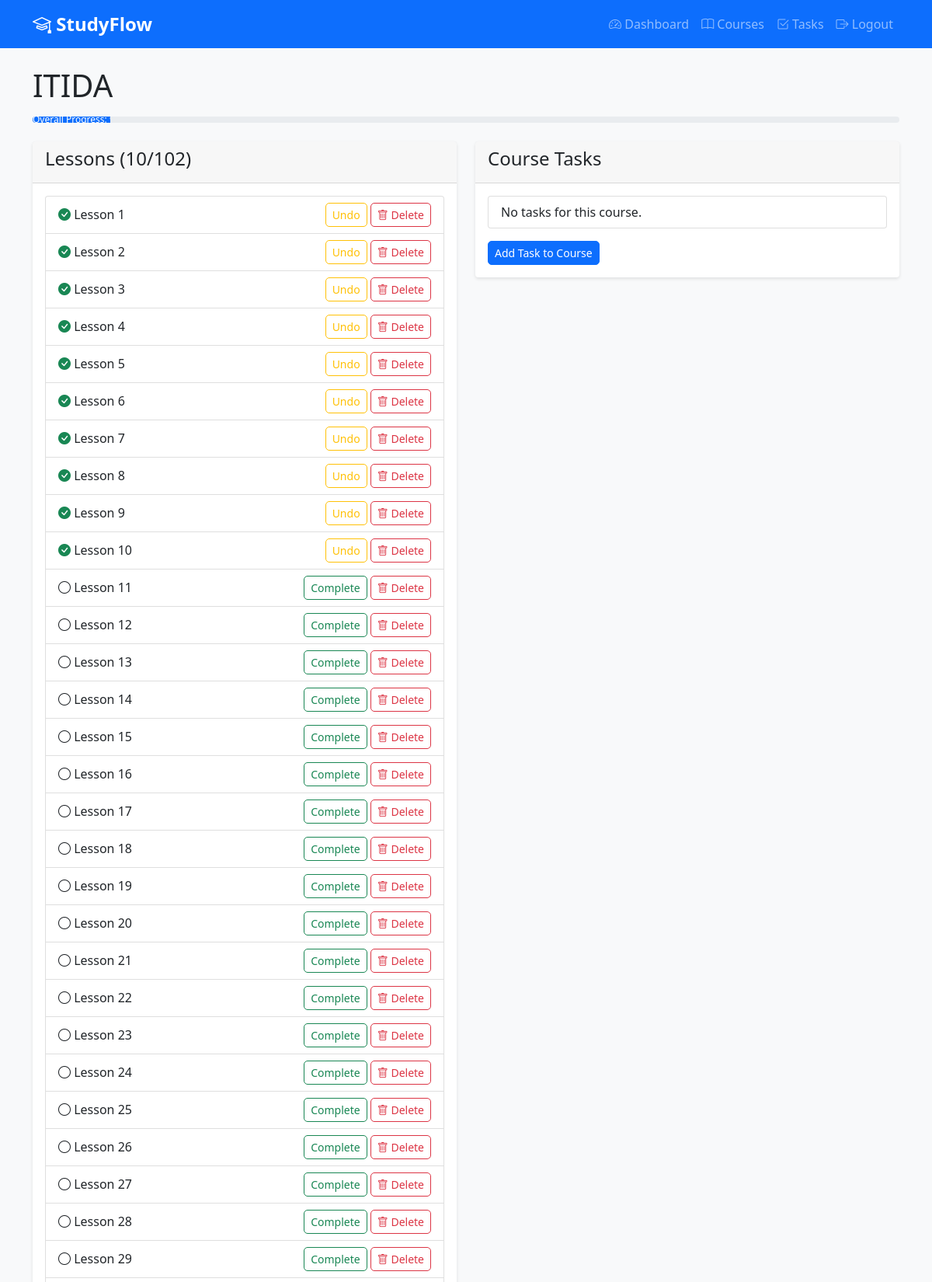
Page /courses/4/ (signed in, upper part) on the committed database.
### core/models.py (models this page shows, shortened)
class Course(models.Model):
    user = models.ForeignKey(User, on_delete=models.CASCADE, related_name='courses')
    name = models.CharField(max_length=200)
    description = models.TextField(blank=True)
    created_at = models.DateTimeField(auto_now_add=True)
    def total_lessons(self):
        return self.lessons.count()
    def completed_lessons(self):
        return self.lessons.filter(completed=True).count()
    def progress_percentage(self):
        total = self.total_lessons()
        if total == 0:
            return 0
        return int((self.completed_lessons() / total) * 100)

class Lesson(models.Model):
    course = models.ForeignKey(Course, on_delete=models.CASCADE, related_name='lessons')
    title = models.CharField(max_length=200)
    completed = models.BooleanField(default=False)
    completed_date = models.DateTimeField(null=True, blank=True)
    created_at = models.DateTimeField(auto_now_add=True)

### core/views.py (the view)
# urls.py: path('courses/<int:pk>/', views.course_detail, name='course_detail'),
@login_required
def course_detail(request, pk):
    course = get_object_or_404(Course, id=pk, user=request.user)
    lessons = course.lessons.all()
    tasks = course.tasks.all()
    if request.method == 'POST':
        form = LessonForm(request.POST)
        if form.is_valid():
            lesson = form.save(commit=False)
            lesson.course = course
            lesson.save()
            messages.success(request, 'Lesson added successfully!')
            return redirect('course_detail', pk=course.id)
    else:
        form = LessonForm()
    context = {
        'course': course,
        'lessons': lessons,
        'tasks': tasks,
        'form': form,
        'progress': course.progress_percentage()
    }
    return render(request, 'course_detail.html', context)

### core/templates/course_detail.html (shortened to what this page needs)
{% extends 'base.html' %}
{% block content %}
<div class="mb-4">
    <h1>{{ course.name }}</h1>
    <div class="progress mb-3">
        <div class="progress-bar" role="progressbar" style="width: {{ progress }}%">
            Overall Progress: {{ progress }}%
        </div>
    </div>
</div>
<div class="row">
    <div class="col-md-6">
        <div class="card mb-3">
            <div class="card-header">
                <h4>Lessons ({{ course.completed_lessons }}/{{ course.total_lessons }})</h4>
            </div>
            <div class="card-body">
                <ul class="list-group">
                    {% for lesson in lessons %}
                    <li class="list-group-item d-flex justify-content-between align-items-center">
                        <div>
                            {% if lesson.completed %}
                            <i class="bi bi-check-circle-fill text-success"></i>
                            {% else %}
                            <i class="bi bi-circle"></i>
                            {% endif %}
                            {{ lesson.title }}
                        </div>
                        <div>
                        <form method="post" action="{% url 'lesson_complete' lesson.id %}" style="display: inline;">
                            <button type="submit" class="btn btn-sm btn-outline-{% if lesson.completed %}warning{% else %}success{% endif %}">
                                {% if lesson.completed %}Undo{% else %}Complete{% endif %}
                            </button>
                        </form>
                        <form method="post" action="{% url 'lesson_delete' lesson.id %}" style="display: inline;" onsubmit="return confirm('Are you sure you want to delete this lesson?');">
                            <button type="submit" class="btn btn-sm btn-outline-danger">
                                <i class="bi bi-trash"></i> Delete
                            </button>
                        </form>
                        </div>
                    </li>
                    {% empty %}
                    <li class="list-group-item">No lessons yet.</li>
                    {% endfor %}
                </ul>
            </div>
        </div>
    </div>
    <div class="col-md-6">
        <div class="card">
            <div class="card-header">
                <h4>Course Tasks</h4>
            </div>
            <div class="card-body">
                <ul class="list-group">
                    {% for task in tasks %}
                    <li class="list-group-item">
                        <div class="d-flex justify-content-between align-items-center">
                            <div>
                                <strong>{{ task.title }}</strong><br>
                                <small>Due: {{ task.deadline }}</small>
                            </div>
                            <span class="badge bg-{% if task.priority == 'high' %}danger{% elif task.priority == 'medium' %}warning{% else %}info{% endif %}">
                                {{ task.get_priority_display }}
                            </span>
                        </div>
                    </li>
                    {% empty %}
                    <li class="list-group-item">No tasks for this course.</li>
                    {% endfor %}
                </ul>
                <a href="{% url 'task_create' %}" class="btn btn-sm btn-primary mt-3">Add Task to Course</a>
            </div>
        </div>
    </div>
</div>
{% endblock %}

### static/css/style.css (style rules this page uses)
body { background-color: #f8f9fa; font-family: 'Segoe UI', Tahoma, Geneva, Verdana, sans-serif; }
.card { box-shadow: 0 2px 4px rgba(0,0,0,0.1); border: none; transition: transform 0.2s; }
.progress { height: 8px; border-radius: 4px; }
.btn { border-radius: 5px; font-weight: 500; }

### rows in the picture
Course: name "ITIDA", completed_lessons "10", total_lessons "102"
Lesson: completed True (drawn), title "Lesson 1"
Lesson: completed True (drawn), title "Lesson 2"
Lesson: completed True (drawn), title "Lesson 3"
Lesson: completed True (drawn), title "Lesson 4"
Lesson: completed True (drawn), title "Lesson 5"
Lesson: completed True (drawn), title "Lesson 6"
Lesson: completed True (drawn), title "Lesson 7"
Lesson: completed True (drawn), title "Lesson 8"
Lesson: completed True (drawn), title "Lesson 9"
Lesson: completed True (drawn), title "Lesson 10"
Lesson: completed False (drawn), title "Lesson 11"
Lesson: completed False (drawn), title "Lesson 12"
Lesson: completed False (drawn), title "Lesson 13"
Lesson: completed False (drawn), title "Lesson 14"
Lesson: completed False (drawn), title "Lesson 15"
Lesson: completed False (drawn), title "Lesson 16"
Lesson: completed False (drawn), title "Lesson 17"
Lesson: completed False (drawn), title "Lesson 18"
Lesson: completed False (drawn), title "Lesson 19"
Lesson: completed False (drawn), title "Lesson 20"
Lesson: completed False (drawn), title "Lesson 21"
Lesson: completed False (drawn), title "Lesson 22"
Lesson: completed False (drawn), title "Lesson 23"
Lesson: completed False (drawn), title "Lesson 24"
Lesson: completed False (drawn), title "Lesson 25"
Lesson: completed False (drawn), title "Lesson 26"
Lesson: completed False (drawn), title "Lesson 27"
Lesson: completed False (drawn), title "Lesson 28"
Lesson: completed False (drawn), title "Lesson 29"
